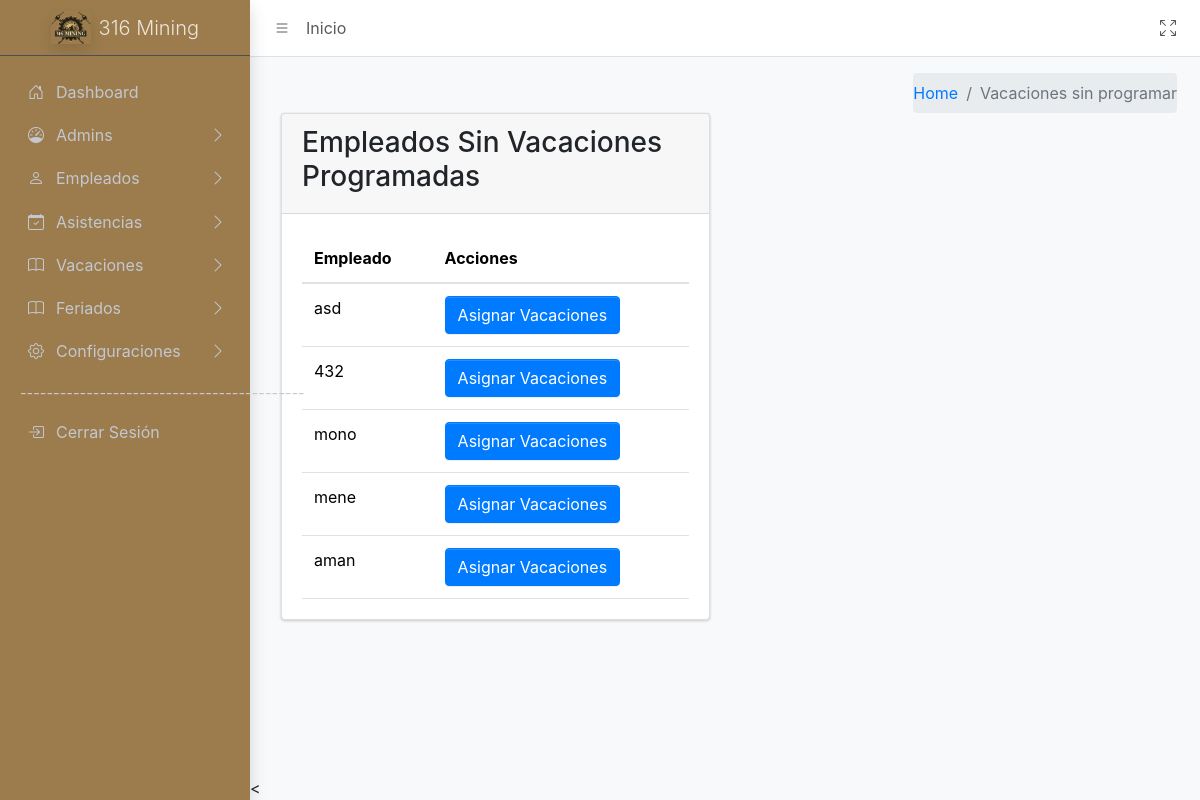
The app's page /sistema/controller/VacacionesController/VacacionesController.php?action=MostrarEmpleadosSinVacaciones (signed in), older data.
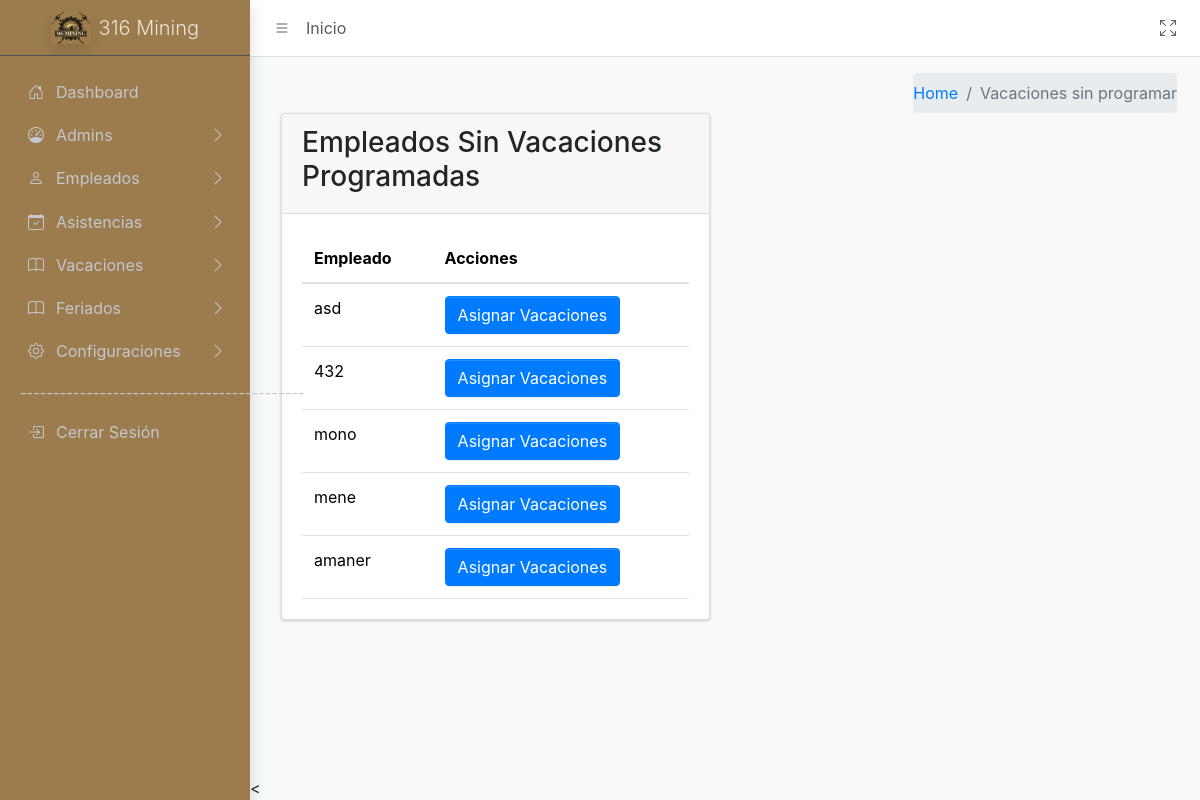
The same page, newer data.
### tables this page shows
CREATE TABLE `empleados` (
  `idEmpleado` int(11) NOT NULL,
  `nombres` varchar(50) NOT NULL,
  `apellidos` varchar(50) NOT NULL,
  `dni` varchar(8) NOT NULL,
  `correo` varchar(50) NOT NULL,
  `telefono` varchar(15) DEFAULT NULL,
  `idPuesto` int(11) DEFAULT NULL,
  `idTurno` int(11) DEFAULT NULL,
  `estado` enum('Activo','Inactivo') DEFAULT 'Activo',
  `habilitado` tinyint(1) NOT NULL,
  `idApp` varchar(10) DEFAULT NULL COMMENT 'id para la app',
  `passwordApp` varchar(20) DEFAULT NULL COMMENT 'contra para la app',
  `idmarcar` varchar(5) NOT NULL,
  `passmarcar` varchar(5) NOT NULL
);

### sistema/controller/BaseController.php (called while the page is built, shortened)
<?php
class BaseController {
        protected function loadView($view,
                                        $data = [],
                                        $additionalCss = [],
                                        $additionalJs = [],
                                        $title = 'Sistema') {
                                    include __DIR__ . '/../view/templates/layout.php';
    }
}
?>

### sistema/model/conexion.php (called while the page is built, shortened)
<?php
class Database {
    public function __construct() {
        try {
            $host = 'localhost';
            $dbname = 'biometrico';
            $username = 'root';
            $password = '';
            $this->conn = new PDO("mysql:host=$host;dbname=$dbname", $username, $password);
        } catch (PDOException $e) {
            echo "Error de conexión: " . $e->getMessage();
            exit();
        }
    }
}
?>

### sistema/model/VacacionesModel/VacacionesModel.php (called while the page is built, shortened)
<?php
require_once __DIR__ . '/../conexion.php';
class Vacaciones extends Database
{
    public function getEmpleadosSinVacaciones()
    {
        $sql = "SELECT e.idEmpleado, e.nombres
                FROM empleados e
                LEFT JOIN vacaciones v ON e.idEmpleado = v.idEmpleado
                WHERE v.idVacacion IS NULL";
        $stmt = $this->conn->prepare($sql);
        $stmt->execute();
        return $stmt->fetchAll(PDO::FETCH_ASSOC);
    }
}
?>

### sistema/view/Vacaciones/VacacionesNoProgramadas.php (the view, shortened to what this page needs)
<div class="col-sm-6">
</div>
<div class="col-sm-6">
    <ol class="breadcrumb float-sm-end">
        <li class="breadcrumb-item"><a href="/biometrico/sistema/controller/DashboardController/DashboardController.php?action=MostrarDashboard">Home</a></li>
        <li class="breadcrumb-item active" aria-current="page">
            Vacaciones sin programar
        </li>
    </ol>
</div>
<div class="app-content">
    <div class="container-fluid">
        <div class="row">
            <div class="container-fluid">
                <div class="row">
                    <div class="col-lg-6">
                        <div class="card mb-3">
                            <div class="card-header">
                                <h3>Empleados Sin Vacaciones Programadas</h3>
                            </div>
                            <div class="card-body">
                                <table class="table">
                                    <thead>
                                        <tr>
                                            <th>Empleado</th>
                                            <th>Acciones</th>
                                        </tr>
                                    </thead>
                                    <tbody>
                                        <?php foreach ($empleados as $empleado): ?>
                                            <tr>
                                                <td><?= htmlspecialchars($empleado['nombres']) ?></td>
                                                <td>
                                                <button class='btn btn-primary' data-bs-toggle='modal' data-bs-target='#modalAsignarVacacion' data-idEmpleado='<?= $empleado['idEmpleado'] ?>'>Asignar Vacaciones</button>
                                                </td>
                                            </tr>
                                        <?php endforeach; ?>
                                    </tbody>
                                </table>
                            </div>
                        </div>
                    </div>
                </div>
            </div>
        </div>
    </div>
</div>

Row changes from the older to the newer data that the page shows:
changed empleados: nombres "aman" → "amaner"
